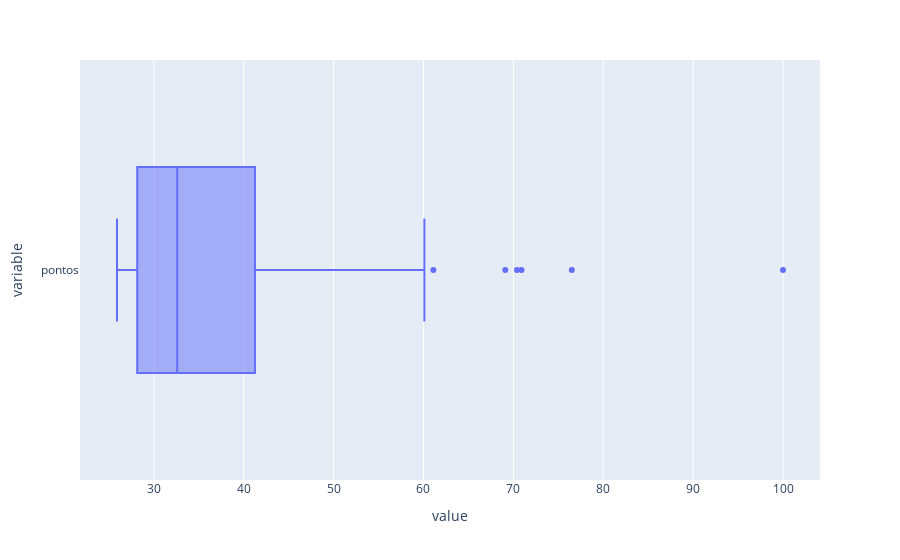

Here is the notebook cell this chart was saved with:
### Code cell
px.box(universidades, x=['pontos'])

### Figure 1 — Plotly figure (JSON) as saved in the notebook; plotly's stock layout.template omitted (floating-point values rounded to 4 significant figures)
{"data": [{"alignmentgroup": "True", "hovertemplate": "value=%{x}<br>variable=%{y}<extra></extra>", "legendgroup": "", "marker": {"color": "#636efa"}, "name": "", "notched": false, "offsetgroup": "", "orientation": "h", "showlegend": false, "type": "box", "x": [100, 76.5, 70.9, 70.4, 69.1, 61.1, 60.1, 58.8, 57.3, 53.9, 52.8, 52.5, 50.3, 49.6, 49.5, 47.1, 46, 45.7, 44.1, 43.3, 42.4, 41.9, 41.6, 41.5, 41.5, 41, 40.9, 39.7, 38.6, 38.5, 37.7, 37, 36.9, 36.8, 36.7, 36.6, 36.2, 36.2, 35.9, 35.5, 35, 34.8, 34.7, 33.3, 33.2, 33.1, 33, 32.8, 32.8, 32.7, 32.5, 32, 31.8, 31.7, 31.6, 31.5, 31.4, 31.3, 31.1, 31, 30.1, 29.9, 29.8, 29.4, 29.1, 29, 28.9, 28.7, 28.6, 28.6, 28.5, 28.5, 28.4, 28.2, 28.2, 28.1, 28, 27.9, 27.8, 27.7, 27.7, 27.7, 27.5, 27.2, 27.1, 27.1, 27.1, 27, 27, 26.9, 26.8, 26.8, 26.6, 26.6, 26.3, 26.3, 26.1, 26, 25.9, 25.9], "x0": " ", "xaxis": "x", "y": ["pontos", "pontos", "pontos", "pontos", "pontos", "pontos", "pontos", "pontos", "pontos", "pontos", "pontos", "pontos", "pontos", "pontos", "pontos", "pontos", "pontos", "pontos", "pontos", "pontos", "pontos", "pontos", "pontos", "pontos", "pontos", "pontos", "pontos", "pontos", "pontos", "pontos", "pontos", "pontos", "pontos", "pontos", "pontos", "pontos", "pontos", "pontos", "pontos", "pontos", "pontos", "pontos", "pontos", "pontos", "pontos", "pontos", "pontos", "pontos", "pontos", "pontos", "pontos", "pontos", "pontos", "pontos", "pontos", "pontos", "pontos", "pontos", "pontos", "pontos", "pontos", "pontos", "pontos", "pontos", "pontos", "pontos", "pontos", "pontos", "pontos", "pontos", "pontos", "pontos", "pontos", "pontos", "pontos", "pontos", "pontos", "pontos", "pontos", "pontos", "pontos", "pontos", "pontos", "pontos", "pontos", "pontos", "pontos", "pontos", "pontos", "pontos", "pontos", "pontos", "pontos", "pontos", "pontos", "pontos", "pontos", "pontos", "pontos", "pontos"], "y0": " ", "yaxis": "y"}], "layout": {"boxmode": "group", "legend": {"tracegroupgap": 0}, "margin": {"t": 60}, "xaxis": {"anchor": "y", "domain": [0, 1], "title": {"text": "value"}}, "yaxis": {"anchor": "x", "domain": [0, 1], "title": {"text": "variable"}}}}
